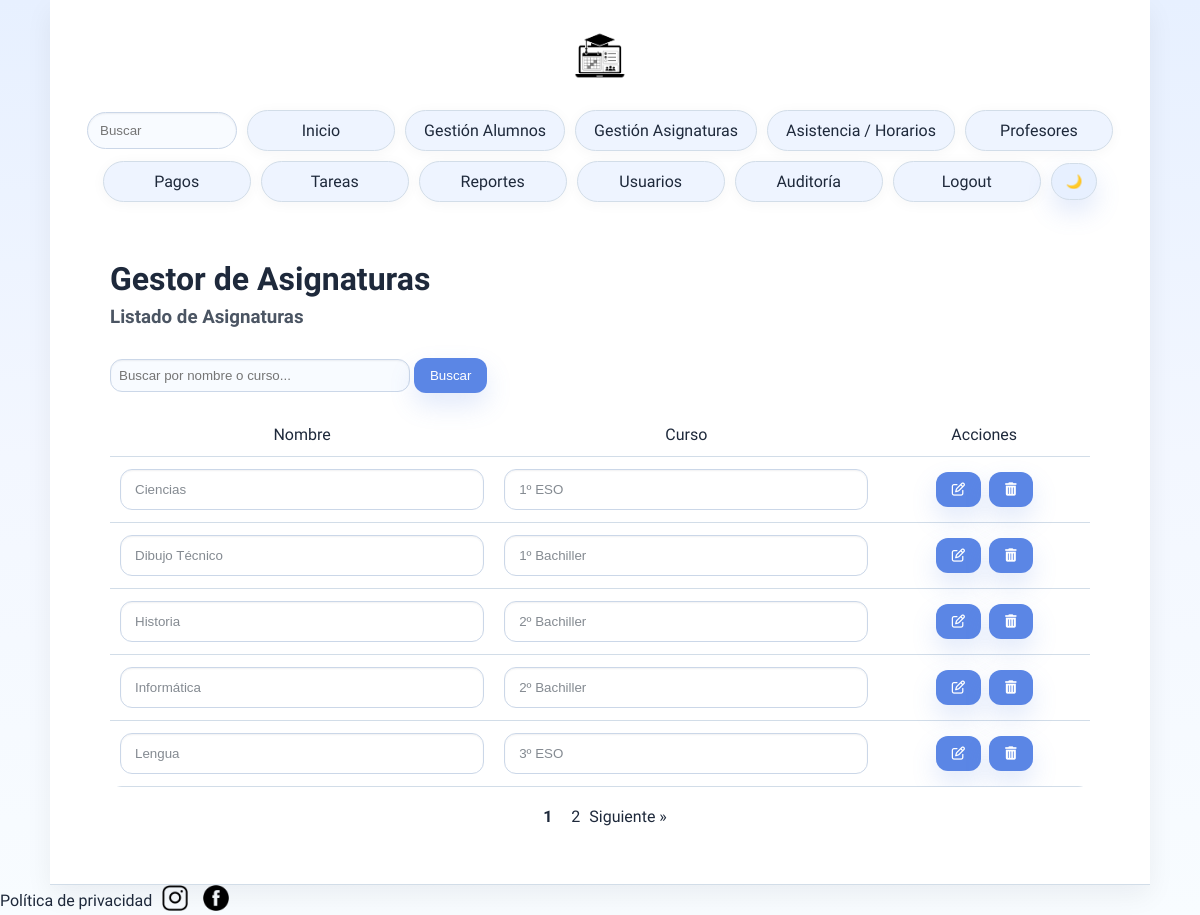
Page /editorAsignaturas.php (signed in) on the committed database.
### tables this page shows
CREATE TABLE `Asignatura` (
  `id` int(5) UNSIGNED NOT NULL,
  `nombre` varchar(255) NOT NULL,
  `curso` varchar(255) NOT NULL
);

### models/mysqlConnect.php (called while the page is built, shortened)
<?php
    class mysqlConn{
        private $msqli;
        public function __construct(){
            $this->server = getenv('DB_HOST') !== false ? getenv('DB_HOST') : 'localhost';
            $this->user = getenv('DB_USER') !== false ? getenv('DB_USER') : 'root';
            $this->password = getenv('DB_PASSWORD') !== false ? getenv('DB_PASSWORD') : '';
            $this->database = getenv('DB_NAME') !== false ? getenv('DB_NAME') : 'almamater';
            $this->msqli = new mysqli($this->server, $this->user, $this->password, $this->database);
            $this->msqli->set_charset("utf8");
    }
    public function preparar($sql){
        try {
            return $this->msqli->prepare($sql);
        } catch (mysqli_sql_exception $e) {
            error_log("Error SQL al preparar sentencia: " . $e->getMessage());
            return false;
        }
    }
}
?>

### controllers/AsignaturaController.php (called while the page is built, shortened)
<?php
require_once(__DIR__ . "/../models/mysqlConnect.php");
class AsignaturaController {
    private $conexion;
    public function __construct() {
        $this->conexion = new mysqlConn();
    }
    public function buscarAsignaturas($termino = '', $pagina = 1, $porPagina = 10) {
        $offset = ($pagina - 1) * $porPagina;
        if ($termino) {
            $stmt = $this->conexion->preparar("SELECT id, nombre, curso FROM Asignatura WHERE nombre LIKE ? OR curso LIKE ? ORDER BY nombre ASC LIMIT ? OFFSET ?");
            if (!$stmt) return false;
            $terminoLike = "%$termino%";
            $stmt->bind_param("ssii", $terminoLike, $terminoLike, $porPagina, $offset);
        } else {
            $stmt = $this->conexion->preparar("SELECT id, nombre, curso FROM Asignatura ORDER BY nombre ASC LIMIT ? OFFSET ?");
            $stmt->bind_param("ii", $porPagina, $offset);
        }
        $stmt->execute();
        $result = $stmt->get_result();
        return $result;
    }
    public function contarAsignaturas($termino = '') {
        if ($termino) {
            $stmt = $this->conexion->preparar("SELECT COUNT(*) as total FROM Asignatura WHERE nombre LIKE ? OR curso LIKE ?");
            if (!$stmt) return false;
            $terminoLike = "%$termino%";
            $stmt->bind_param("ss", $terminoLike, $terminoLike);
        } else {
            $stmt = $this->conexion->preparar("SELECT COUNT(*) as total FROM Asignatura");
        }
        $stmt->execute();
        $result = $stmt->get_result();
        $row = $result->fetch_assoc();
        return $row['total'];
    }
}
?>

### editorAsignaturas.php (the view, shortened to what this page needs)
<?php
require("views/cabecera.php");
require_once("controllers/AsignaturaController.php");
$asignaturaController = new AsignaturaController();
$termino = isset($_GET['buscar']) ? trim($_GET['buscar']) : '';
$pagina = isset($_GET['pagina']) ? max(1, intval($_GET['pagina'])) : 1;
$porPagina = 5;
$totalAsignaturas = $asignaturaController->contarAsignaturas($termino);
$totalPaginas = ceil($totalAsignaturas / $porPagina);
$asignaturas = $asignaturaController->buscarAsignaturas($termino, $pagina, $porPagina);
function mostrarBotonModificarAsignatura($id)
{
    echo '<button type="button" class="btn-editar" title="Editar"><i class="fa fa-pencil-square-o" aria-hidden="true"></i></button>';
}
function mostrarBotonEliminarAsignatura($id)
{
    echo '<button type="submit" name="eliminarAsignatura"><i class="fa fa-trash" aria-hidden="true"></i></button>';
}
?>
<div id="contenido">
    <h1>Gestor de Asignaturas</h1>
    <h3>Listado de Asignaturas</h3>
    <form method="GET" style="margin: 20px 0;">
        <input type="text" name="buscar" placeholder="Buscar por nombre o curso..." value="<?php echo htmlspecialchars($termino); ?>" style="width: 300px; padding: 8px;">
        <button type="submit">Buscar</button>
    </form>
    <table id="tablaAsignaturas">
        <tr>
            <td id="filaAsignaturas">Nombre</td>
            <td id="filaAsignaturas">Curso</td>
            <td id="filaAsignaturas">Acciones</td>
        </tr>
            <?php
            while ($asignatura = $asignaturas->fetch_assoc()) {
                $idAsignatura = $asignatura["id"];
                echo '<form action="controllers/accionesAsignatura.php" method="post">';
                echo '<tr>';
                echo '<td id="filaAsignaturas"><input type="text" name="nombre" value="' . htmlspecialchars($asignatura["nombre"]) . '" disabled></td>';
                echo '<td id="filaAsignaturas"><input type="text" name="curso" value="' . htmlspecialchars($asignatura["curso"]) . '" disabled></td>';
                echo '<td id="filaAsignaturas">';
                mostrarBotonModificarAsignatura($idAsignatura);
                mostrarBotonEliminarAsignatura($idAsignatura);
                echo '</td></tr>';
                echo '</form>';
            }
            ?>
    </table>
    <?php if ($totalPaginas > 1): ?>
    <div style="margin-top: 20px; text-align: center;">
        <?php for ($i = max(1, $pagina-2); $i <= min($totalPaginas, $pagina+2); $i++): ?>
            <?php if ($i == $pagina): ?>
                <strong style="margin: 0 10px;"><?php echo $i; ?></strong>
            <?php else: ?>
                <a href="?buscar=<?php echo urlencode($termino); ?>&pagina=<?php echo $i; ?>" style="margin: 0 5px;"><?php echo $i; ?></a>
            <?php endif; ?>
        <?php endfor; ?>
        <?php if ($pagina < $totalPaginas): ?>
            <a href="?buscar=<?php echo urlencode($termino); ?>&pagina=<?php echo $pagina+1; ?>">Siguiente »</a>
        <?php endif; ?>
    </div>
    <?php endif; ?>
</div>
</div>
<?php require("views/pieDePagina.php"); ?>
</html>

### academia.css (style rules this page uses)
:root { --page-bg: linear-gradient(180deg, #e7f0ff 0%, #f3f7ff 50%, #f8fcff 100%); --text-color: #1e293b; --muted-color: #4b5563; --card-bg: #ffffff; --card-text: #0f172a; --border-color: #d2dde8; --input-bg: #f8fbff; --input-border: #cbd7e8; --input-text: #1e293b; --link-color: #1e293b; --link-hover: #3f6de1; --primary-color: #5b86e5; --primary-contrast: #ffffff; --success-color: #22c55e; --danger-color: #ef4444; --hover-bg: #e7f0ff; --table-row-bg: #f6fbff; --table-header-bg: #eef4ff; --shadow: 0 18px 40px rgba(15, 23, 42, 0.08); --shadow-soft: 0 10px 26px rgba(15, 23, 42, 0.06); --hero-bg: #eef4ff; }
body { min-height: 100vh; margin: 0; font-family: 'Actor', Arial, sans-serif; color: var(--text-color); background: var(--page-bg); transition: background 0.3s ease, color 0.3s ease; }
#cabecera, #contenido, #piePagina { max-width: 1100px; margin: 0 auto; padding: 0 20px; }
#contenido { clear: both; margin: 20px auto 40px; color: var(--text-color); width: 100%; max-width: 980px; }
a { text-decoration: none; color: var(--link-color); }
table { width: 100%; margin-top: 16px; background: var(--card-bg); border-radius: 12px; border-collapse: collapse; overflow: hidden; box-shadow: 0 6px 18px var(--shadow); }
td { text-align: center; padding: 12px 10px; border-bottom: 1px solid var(--border-color); color: var(--text-color); }
td button { margin: 0 4px; }
.btn-editar { background: var(--primary-color); }
.btn-editar i, .btn-guardar i, .btn-cancelar i { pointer-events: none; }
h1 { margin: 10px 0 6px 0; font-size: clamp(2rem, 2.4vw, 3rem); }
h3 { margin: 8px 0 10px 0; color: var(--muted-color); }
input[type="text"], input[type="email"], input[type="number"], input[type="date"], input[type="time"], input[type="file"], select, textarea { padding: 12px 14px; border: 1px solid var(--input-border); border-radius: 12px; outline: none; width: 100%; max-width: 100%; background: var(--input-bg); color: var(--input-text); box-shadow: inset 0 1px 2px rgba(15,23,42,0.06); box-sizing: border-box; }
form button, form input[type="submit"] { margin-top: 10px; }
input[disabled] { background: rgba(255,255,255,0.6); color: rgba(31, 41, 55, 0.55); }
button, input[type="submit"] { padding: 10px 16px; border: none; border-radius: 12px; background: var(--primary-color); color: var(--primary-contrast); cursor: pointer; box-shadow: 0 12px 26px rgba(91,134,229,0.18); transition: filter 0.2s ease, transform 0.2s ease; }

### rows in the picture
asignatura: nombre "Ciencias", curso "1º ESO"
asignatura: nombre "Dibujo Técnico", curso "1º Bachiller"
asignatura: nombre "Historia", curso "2º Bachiller"
asignatura: nombre "Informática", curso "2º Bachiller"
asignatura: nombre "Lengua", curso "3º ESO"
